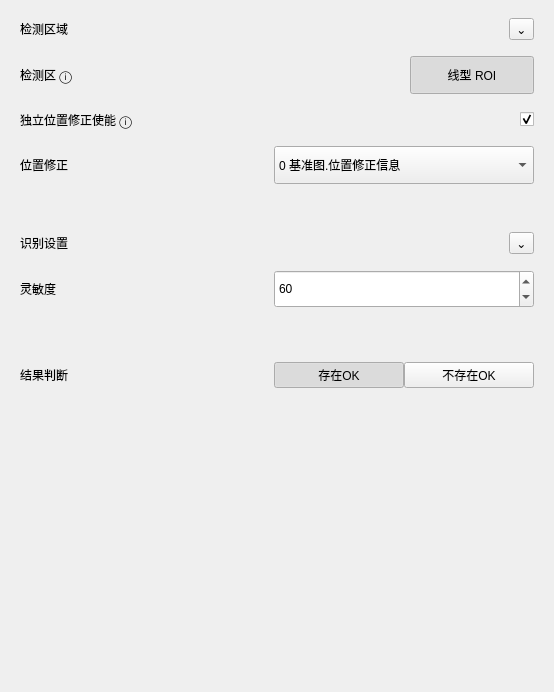
               <widget class="QWidget" name="lineBasicParamsContents">
                <property name="geometry">
                 <rect>
                  <x>0</x>
                  <y>0</y>
                  <width>554</width>
                  <height>692</height>
                 </rect>
                </property>
                <layout class="QVBoxLayout" name="verticalLayout_basicConfigCards">
                 <property name="spacing">
                  <number>12</number>
                 </property>
                 <property name="leftMargin">
                  <number>0</number>
                 </property>
                 <property name="topMargin">
                  <number>0</number>
                 </property>
                 <property name="rightMargin">
                  <number>0</number>
                 </property>
                 <property name="bottomMargin">
                  <number>0</number>
                 </property>
                 <item>
                  <widget class="QFrame" name="basicDetectionAreaCard">
                   <property name="frameShape">
                    <enum>QFrame::NoFrame</enum>
                   </property>
                   <property name="panelRole" stdset="0">
                    <string>configCard</string>
                   </property>
                   <layout class="QVBoxLayout" name="basicVerticalLayout_detectionArea">
                    <property name="spacing">
                     <number>16</number>
                    </property>
                    <property name="leftMargin">
                     <number>20</number>
                    </property>
                    <property name="topMargin">
                     <number>18</number>
                    </property>
                    <property name="rightMargin">
                     <number>20</number>
                    </property>
                    <property name="bottomMargin">
                     <number>18</number>
                    </property>
                    <item>
                     <layout class="QHBoxLayout" name="basicHorizontalLayout_detectionHeader">
                      <property name="leftMargin">
                       <number>0</number>
                      </property>
                      <property name="topMargin">
                       <number>0</number>
                      </property>
                      <property name="rightMargin">
                       <number>0</number>
                      </property>
                      <property name="bottomMargin">
                       <number>0</number>
                      </property>
                      <item>
                       <widget class="QLabel" name="basicDetectionAreaTitleLabel">
                        <property name="text">
                         <string>检测区域</string>
                        </property>
                        <property name="role" stdset="0">
                         <string>cardTitle</string>
                        </property>
                       </widget>
                      </item>
                      <item>
                       <spacer name="basicHorizontalLayout_detectionHeaderSpacer">
                        <property name="orientation">
                         <enum>Qt::Horizontal</enum>
                        </property>
                        <property name="sizeHint" stdset="0">
                         <size>
                          <width>40</width>
                          <height>20</height>
                         </size>
                        </property>
                       </spacer>
                      </item>
                      <item>
                       <widget class="QToolButton" name="basicDetectionCollapseButton">
                        <property name="text">
                         <string>⌄</string>
                        </property>
                        <property name="role" stdset="0">
                         <string>collapseCard</string>
                        </property>
                       </widget>
                      </item>
                     </layout>
                    </item>
                    <item>
                     <layout class="QHBoxLayout" name="basicHorizontalLayout_detectionAreaEdit">
                      <property name="leftMargin">
                       <number>0</number>
                      </property>
                      <property name="topMargin">
                       <number>0</number>
                      </property>
                      <property name="rightMargin">
                       <number>0</number>
                      </property>
                      <property name="bottomMargin">
                       <number>0</number>
                      </property>
                      <item>
                       <widget class="QLabel" name="basicDetectionAreaLabel">
                        <property name="minimumSize">
                         <size>
                          <width>150</width>
                          <height>0</height>
                         </size>
                        </property>
                        <property name="text">
                         <string>检测区 ⓘ</string>
                        </property>
                        <property name="role" stdset="0">
                         <string>rowField</string>
                        </property>
                       </widget>
                      </item>
                      <item>
                       <widget class="QToolButton" name="basicDetectionRectButton">
                        <property name="minimumSize">
                         <size>
                          <width>124</width>
                          <height>38</height>
                         </size>
                        </property>
                        <property name="maximumSize">
                         <size>
                          <width>124</width>
                          <height>38</height>
                         </size>
                        </property>
                        <property name="toolTip">
                         <string>点击后在右侧绘制线型搜索 ROI</string>
                        </property>
                        <property name="text">
                         <string>线型 ROI</string>
                        </property>
                        <property name="checkable">
                         <bool>true</bool>
                        </property>
                        <property name="checked">
                         <bool>true</bool>
                        </property>
                        <property name="actionRole" stdset="0">
                         <string>toolbarIcon</string>
                        </property>
                       </widget>
                      </item>
                     </layout>
                    </item>
                    <item>
                     <layout class="QHBoxLayout" name="basicHorizontalLayout_positionEnable">
                      <property name="leftMargin">
                       <number>0</number>
                      </property>
                      <property name="topMargin">
                       <number>0</number>
                      </property>
                      <property name="rightMargin">
                       <number>0</number>
                      </property>
                      <property name="bottomMargin">
                       <number>0</number>
                      </property>
                      <item>
                       <widget class="QLabel" name="basicPositionEnableLabel">
                        <property name="minimumSize">
                         <size>
                          <width>260</width>
                          <height>0</height>
                         </size>
                        </property>
                        <property name="text">
                         <string>独立位置修正使能 ⓘ</string>
                        </property>
                        <property name="role" stdset="0">
                         <string>rowField</string>
                        </property>
                       </widget>
                      </item>
                      <item>
                       <spacer name="basicHorizontalSpacer_positionEnable">
                        <property name="orientation">
                         <enum>Qt::Horizontal</enum>
                        </property>
                        <property name="sizeHint" stdset="0">
                         <size>
                          <width>40</width>
                          <height>20</height>
                         </size>
                        </property>
                       </spacer>
                      </item>
                      <item>
                       <widget class="QCheckBox" name="basicPositionCorrectionSwitch">
                        <property name="text">
                         <string/>
                        </property>
                        <property name="checked">
                         <bool>true</bool>
                        </property>
                       </widget>
                      </item>
                     </layout>
                    </item>
                    <item>
                     <layout class="QHBoxLayout" name="basicHorizontalLayout_positionSource">
                      <property name="leftMargin">
                       <number>0</number>
                      </property>
                      <property name="topMargin">
                       <number>0</number>
                      </property>
                      <property name="rightMargin">
                       <number>0</number>
                      </property>
                      <property name="bottomMargin">
                       <number>0</number>
                      </property>
                      <item>
                       <widget class="QLabel" name="basicPositionSourceLabel">
                        <property name="minimumSize">
                         <size>
                          <width>150</width>
                          <height>0</height>
                         </size>
                        </property>
                        <property name="text">
                         <string>位置修正</string>
                        </property>
                        <property name="role" stdset="0">
                         <string>rowField</string>
                        </property>
                       </widget>
                      </item>
                      <item>
                       <widget class="QComboBox" name="basicPositionCorrectionComboBox">
                        <property name="minimumSize">
                         <size>
                          <width>260</width>
                          <height>38</height>
                         </size>
                        </property>
                        <item>
                         <property name="text">
                          <string>0 基准图.位置修正信息</string>
                         </property>
                        </item>
                       </widget>
                      </item>
                     </layout>
                    </item>
                   </layout>
                  </widget>
                 </item>
                 <item>
                  <widget class="QFrame" name="basicRecognitionSettingsCard">
                   <property name="frameShape">
                    <enum>QFrame::NoFrame</enum>
                   </property>
                   <property name="panelRole" stdset="0">
                    <string>configCard</string>
                   </property>
                   <layout class="QVBoxLayout" name="basicVerticalLayout_recognitionSettings">
                    <property name="spacing">
                     <number>16</number>
                    </property>
                    <property name="leftMargin">
                     <number>20</number>
                    </property>
                    <property name="topMargin">
                     <number>18</number>
                    </property>
                    <property name="rightMargin">
                     <number>20</number>
                    </property>
                    <property name="bottomMargin">
                     <number>18</number>
                    </property>
                    <item>
                     <layout class="QHBoxLayout" name="basicHorizontalLayout_recognitionHeader">
                      <property name="leftMargin">
                       <number>0</number>
                      </property>
                      <property name="topMargin">
                       <number>0</number>
                      </property>
                      <property name="rightMargin">
                       <number>0</number>
                      </property>
                      <property name="bottomMargin">
                       <number>0</number>
                      </property>
                      <item>
                       <widget class="QLabel" name="basicRecognitionSettingsTitleLabel">
                        <property name="text">
                         <string>识别设置</string>
                        </property>
                        <property name="role" stdset="0">
                         <string>cardTitle</string>
                        </property>
                       </widget>
                      </item>
                      <item>
                       <spacer name="basicHorizontalLayout_recognitionHeaderSpacer">
                        <property name="orientation">
                         <enum>Qt::Horizontal</enum>
                        </property>
                        <property name="sizeHint" stdset="0">
                         <size>
                          <width>40</width>
                          <height>20</height>
                         </size>
                        </property>
                       </spacer>
                      </item>
                      <item>
                       <widget class="QToolButton" name="basicRecognitionCollapseButton">
                        <property name="text">
                         <string>⌄</string>
                        </property>
                        <property name="role" stdset="0">
                         <string>collapseCard</string>
                        </property>
                       </widget>
                      </item>
                     </layout>
                    </item>
                    <item>
                     <layout class="QHBoxLayout" name="basicHorizontalLayout_sensitivity">
                      <property name="leftMargin">
                       <number>0</number>
                      </property>
                      <property name="topMargin">
                       <number>0</number>
                      </property>
                      <property name="rightMargin">
                       <number>0</number>
                      </property>
                      <property name="bottomMargin">
                       <number>0</number>
                      </property>
                      <item>
                       <widget class="QLabel" name="basicSensitivityLabel">
                        <property name="minimumSize">
                         <size>
                          <width>150</width>
                          <height>0</height>
                         </size>
                        </property>
                        <property name="text">
                         <string>灵敏度</string>
                        </property>
                        <property name="role" stdset="0">
                         <string>rowField</string>
                        </property>
                       </widget>
                      </item>
                      <item>
                       <widget class="QSpinBox" name="lineBasicSensitivitySpinBox">
                        <property name="minimumSize">
                         <size>
                          <width>260</width>
                          <height>38</height>
                         </size>
                        </property>
                        <property name="minimum">
                         <number>0</number>
                        </property>
                        <property name="maximum">
                         <number>100</number>
                        </property>
                        <property name="value">
                         <number>60</number>
                        </property>
                       </widget>
                      </item>
                     </layout>
                    </item>
                   </layout>
                  </widget>
                 </item>
                 <item>
                  <widget class="QFrame" name="basicResultJudgeCard">
                   <property name="frameShape">
                    <enum>QFrame::NoFrame</enum>
                   </property>
                   <property name="panelRole" stdset="0">
                    <string>configCard</string>
                   </property>
                   <layout class="QVBoxLayout" name="basicVerticalLayout_resultJudge">
                    <property name="spacing">
                     <number>16</number>
                    </property>
                    <property name="leftMargin">
                     <number>20</number>
                    </property>
                    <property name="topMargin">
                     <number>18</number>
                    </property>
                    <property name="rightMargin">
                     <number>20</number>
                    </property>
                    <property name="bottomMargin">
                     <number>18</number>
                    </property>
                    <item>
                     <layout class="QHBoxLayout" name="basicHorizontalLayout_resultHeader">
                      <property name="leftMargin">
                       <number>0</number>
                      </property>
                      <property name="topMargin">
                       <number>0</number>
                      </property>
                      <property name="rightMargin">
                       <number>0</number>
                      </property>
                      <property name="bottomMargin">
                       <number>0</number>
                      </property>
                      <item>
                       <widget class="QLabel" name="basicResultJudgeTitleLabel">
                        <property name="text">
                         <string>结果判断</string>
                        </property>
                        <property name="role" stdset="0">
                         <string>cardTitle</string>
                        </property>
                       </widget>
                      </item>
                      <item>
                       <spacer name="basicHorizontalLayout_resultHeaderSpacer">
                        <property name="orientation">
                         <enum>Qt::Horizontal</enum>
                        </property>
                        <property name="sizeHint" stdset="0">
                         <size>
                          <width>40</width>
                          <height>20</height>
                         </size>
                        </property>
                       </spacer>
                      </item>
                      <item>
                       <widget class="QFrame" name="basicResultPresenceFrame">
                        <property name="minimumSize">
                         <size>
                          <width>260</width>
                          <height>38</height>
                         </size>
                        </property>
                        <property name="maximumSize">
                         <size>
                          <width>260</width>
                          <height>38</height>
                         </size>
                        </property>
                        <property name="panelRole" stdset="0">
                         <string>optionGroup</string>
                        </property>
                        <layout class="QHBoxLayout" name="basicHorizontalLayout_resultPresenceButtons">
                         <property name="spacing">
                          <number>0</number>
                         </property>
                         <property name="leftMargin">
                          <number>0</number>
                         </property>
                         <property name="topMargin">
                          <number>0</number>
                         </property>
                         <property name="rightMargin">
                          <number>0</number>
                         </property>
                         <property name="bottomMargin">
                          <number>0</number>
                         </property>
                         <item>
                          <widget class="QPushButton" name="basicPresentOkButton">
                           <property name="text">
                            <string>存在OK</string>
                           </property>
                           <property name="checkable">
                            <bool>true</bool>
                           </property>
                           <property name="checked">
                            <bool>true</bool>
                           </property>
                          </widget>
                         </item>
                         <item>
                          <widget class="QPushButton" name="basicAbsentOkButton">
                           <property name="text">
                            <string>不存在OK</string>
                           </property>
                           <property name="checkable">
                            <bool>true</bool>
                           </property>
                          </widget>
                         </item>
                        </layout>
                       </widget>
                      </item>
                     </layout>
                    </item>
                   </layout>
                  </widget>
                 </item>
                 <item>
                  <spacer name="basicVerticalSpacer_configCards">
                   <property name="orientation">
                    <enum>Qt::Vertical</enum>
                   </property>
                   <property name="sizeHint" stdset="0">
                    <size>
                     <width>20</width>
                     <height>40</height>
                    </size>
                   </property>
                  </spacer>
                 </item>
                </layout>
               </widget>
